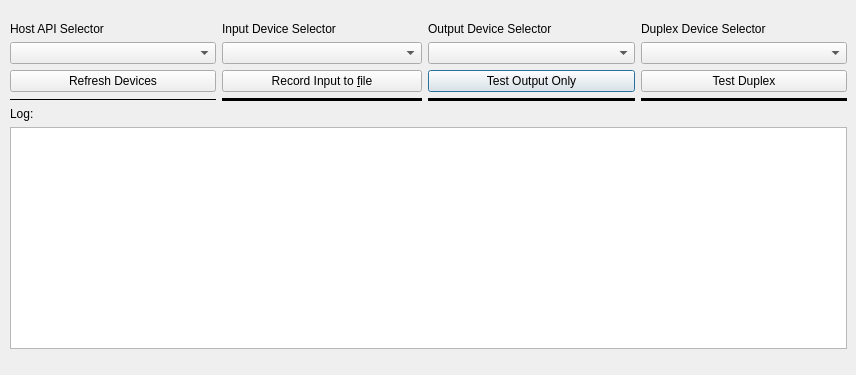
<?xml version="1.0" encoding="UTF-8"?>
<ui version="4.0">
 <class>Dialog</class>
 <widget class="QDialog" name="Dialog">
  <property name="geometry">
   <rect>
    <x>0</x>
    <y>0</y>
    <width>856</width>
    <height>375</height>
   </rect>
  </property>
  <property name="windowTitle">
   <string>Dialog</string>
  </property>
  <widget class="QWidget" name="layoutWidget">
   <property name="geometry">
    <rect>
     <x>10</x>
     <y>22</y>
     <width>837</width>
     <height>327</height>
    </rect>
   </property>
   <layout class="QVBoxLayout" name="verticalLayout_6">
    <item>
     <layout class="QHBoxLayout" name="horizontalLayout">
      <item>
       <layout class="QVBoxLayout" name="verticalLayout">
        <item>
         <widget class="QLabel" name="label">
          <property name="text">
           <string>Host API Selector</string>
          </property>
         </widget>
        </item>
        <item>
         <widget class="QComboBox" name="cboHostApi"/>
        </item>
        <item>
         <widget class="QPushButton" name="btnRefresh">
          <property name="sizePolicy">
           <sizepolicy hsizetype="Preferred" vsizetype="Fixed">
            <horstretch>0</horstretch>
            <verstretch>0</verstretch>
           </sizepolicy>
          </property>
          <property name="text">
           <string>Refresh Devices</string>
          </property>
          <property name="checkable">
           <bool>false</bool>
          </property>
          <property name="autoDefault">
           <bool>false</bool>
          </property>
         </widget>
        </item>
        <item>
         <widget class="Line" name="lineRecLevel_2">
          <property name="autoFillBackground">
           <bool>false</bool>
          </property>
          <property name="frameShadow">
           <enum>QFrame::Plain</enum>
          </property>
          <property name="lineWidth">
           <number>0</number>
          </property>
          <property name="midLineWidth">
           <number>0</number>
          </property>
          <property name="orientation">
           <enum>Qt::Horizontal</enum>
          </property>
         </widget>
        </item>
       </layout>
      </item>
      <item>
       <layout class="QVBoxLayout" name="verticalLayout_2">
        <item>
         <widget class="QLabel" name="label_2">
          <property name="text">
           <string>Input Device Selector</string>
          </property>
         </widget>
        </item>
        <item>
         <widget class="QComboBox" name="cboInput">
          <property name="sizePolicy">
           <sizepolicy hsizetype="Fixed" vsizetype="Fixed">
            <horstretch>0</horstretch>
            <verstretch>0</verstretch>
           </sizepolicy>
          </property>
          <property name="minimumSize">
           <size>
            <width>200</width>
            <height>0</height>
           </size>
          </property>
         </widget>
        </item>
        <item>
         <widget class="QPushButton" name="btnTestInput">
          <property name="sizePolicy">
           <sizepolicy hsizetype="Preferred" vsizetype="Fixed">
            <horstretch>0</horstretch>
            <verstretch>0</verstretch>
           </sizepolicy>
          </property>
          <property name="text">
           <string>Record Input to &amp;file</string>
          </property>
          <property name="checkable">
           <bool>true</bool>
          </property>
          <property name="autoDefault">
           <bool>false</bool>
          </property>
         </widget>
        </item>
        <item>
         <widget class="Line" name="lineRecLevel">
          <property name="sizePolicy">
           <sizepolicy hsizetype="Fixed" vsizetype="Fixed">
            <horstretch>0</horstretch>
            <verstretch>0</verstretch>
           </sizepolicy>
          </property>
          <property name="minimumSize">
           <size>
            <width>200</width>
            <height>0</height>
           </size>
          </property>
          <property name="autoFillBackground">
           <bool>false</bool>
          </property>
          <property name="frameShadow">
           <enum>QFrame::Plain</enum>
          </property>
          <property name="lineWidth">
           <number>100</number>
          </property>
          <property name="midLineWidth">
           <number>100</number>
          </property>
          <property name="orientation">
           <enum>Qt::Horizontal</enum>
          </property>
         </widget>
        </item>
       </layout>
      </item>
      <item>
       <layout class="QVBoxLayout" name="verticalLayout_4">
        <item>
         <widget class="QLabel" name="label_4">
          <property name="text">
           <string>Output Device Selector</string>
          </property>
         </widget>
        </item>
        <item>
         <widget class="QComboBox" name="cboOutput"/>
        </item>
        <item>
         <widget class="QPushButton" name="btnTestOutput">
          <property name="sizePolicy">
           <sizepolicy hsizetype="Preferred" vsizetype="Fixed">
            <horstretch>0</horstretch>
            <verstretch>0</verstretch>
           </sizepolicy>
          </property>
          <property name="text">
           <string>Test Output Only</string>
          </property>
          <property name="checkable">
           <bool>true</bool>
          </property>
          <property name="autoDefault">
           <bool>false</bool>
          </property>
          <property name="default">
           <bool>true</bool>
          </property>
         </widget>
        </item>
        <item>
         <widget class="Line" name="lineOutputLervel">
          <property name="autoFillBackground">
           <bool>false</bool>
          </property>
          <property name="frameShadow">
           <enum>QFrame::Plain</enum>
          </property>
          <property name="lineWidth">
           <number>50</number>
          </property>
          <property name="midLineWidth">
           <number>50</number>
          </property>
          <property name="orientation">
           <enum>Qt::Horizontal</enum>
          </property>
         </widget>
        </item>
       </layout>
      </item>
      <item>
       <layout class="QVBoxLayout" name="verticalLayout_5">
        <item>
         <widget class="QLabel" name="label_5">
          <property name="text">
           <string>Duplex Device Selector</string>
          </property>
         </widget>
        </item>
        <item>
         <widget class="QComboBox" name="cboDuplex"/>
        </item>
        <item>
         <widget class="QPushButton" name="btnTestDuplex">
          <property name="sizePolicy">
           <sizepolicy hsizetype="Preferred" vsizetype="Fixed">
            <horstretch>0</horstretch>
            <verstretch>0</verstretch>
           </sizepolicy>
          </property>
          <property name="text">
           <string>Test Duplex</string>
          </property>
          <property name="checkable">
           <bool>true</bool>
          </property>
          <property name="autoDefault">
           <bool>false</bool>
          </property>
         </widget>
        </item>
        <item>
         <widget class="Line" name="lineRecLevel_3">
          <property name="autoFillBackground">
           <bool>false</bool>
          </property>
          <property name="frameShadow">
           <enum>QFrame::Plain</enum>
          </property>
          <property name="lineWidth">
           <number>50</number>
          </property>
          <property name="midLineWidth">
           <number>50</number>
          </property>
          <property name="orientation">
           <enum>Qt::Horizontal</enum>
          </property>
         </widget>
        </item>
       </layout>
      </item>
     </layout>
    </item>
    <item>
     <layout class="QVBoxLayout" name="verticalLayout_3">
      <item>
       <widget class="QLabel" name="label_3">
        <property name="text">
         <string>Log:</string>
        </property>
       </widget>
      </item>
      <item>
       <widget class="QListWidget" name="listWidget"/>
      </item>
     </layout>
    </item>
   </layout>
  </widget>
 </widget>
 <resources/>
 <connections/>
</ui>
